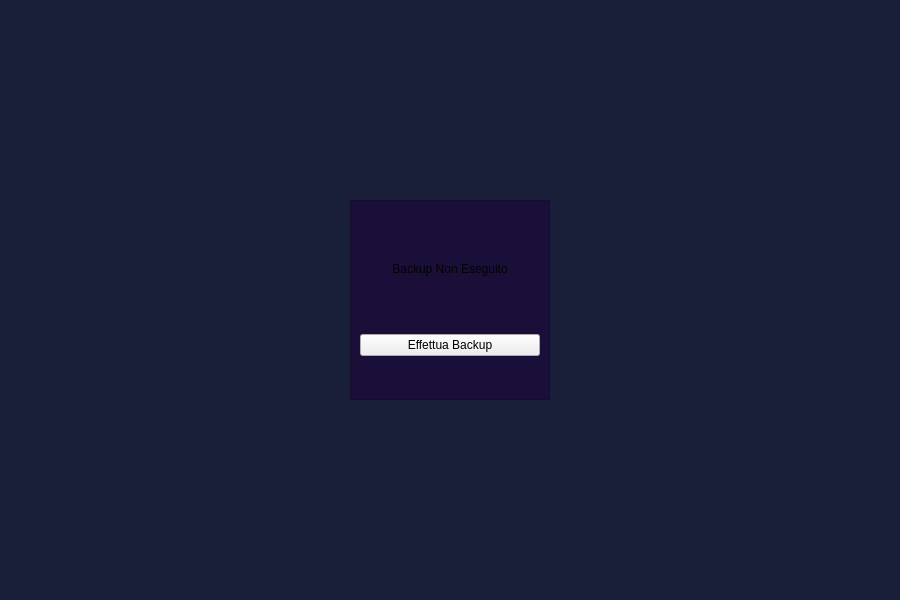
<?xml version="1.0" encoding="UTF-8"?>
<ui version="4.0">
 <class>Prodotti</class>
 <widget class="QWidget" name="Prodotti">
  <property name="geometry">
   <rect>
    <x>0</x>
    <y>0</y>
    <width>900</width>
    <height>600</height>
   </rect>
  </property>
  <property name="windowTitle">
   <string>Form</string>
  </property>
  <property name="layoutDirection">
   <enum>Qt::LeftToRight</enum>
  </property>
  <property name="autoFillBackground">
   <bool>false</bool>
  </property>
  <property name="styleSheet">
   <string notr="true">#Prodotti{
	background-color:#1a1f39;
}
#frame{
	background-color:#1a0f39;
}</string>
  </property>
  <layout class="QHBoxLayout" name="horizontalLayout">
   <item>
    <widget class="QFrame" name="frame">
     <property name="maximumSize">
      <size>
       <width>200</width>
       <height>200</height>
      </size>
     </property>
     <property name="frameShape">
      <enum>QFrame::StyledPanel</enum>
     </property>
     <property name="frameShadow">
      <enum>QFrame::Raised</enum>
     </property>
     <layout class="QVBoxLayout" name="verticalLayout_2">
      <item>
       <widget class="QLabel" name="label">
        <property name="maximumSize">
         <size>
          <width>16777215</width>
          <height>50</height>
         </size>
        </property>
        <property name="text">
         <string>Backup Non Eseguito</string>
        </property>
        <property name="alignment">
         <set>Qt::AlignCenter</set>
        </property>
       </widget>
      </item>
      <item>
       <widget class="QPushButton" name="pushButton">
        <property name="maximumSize">
         <size>
          <width>200</width>
          <height>16777215</height>
         </size>
        </property>
        <property name="text">
         <string>Effettua Backup</string>
        </property>
       </widget>
      </item>
     </layout>
    </widget>
   </item>
  </layout>
 </widget>
 <resources>
  <include location="../resources.qrc"/>
 </resources>
 <connections/>
</ui>
